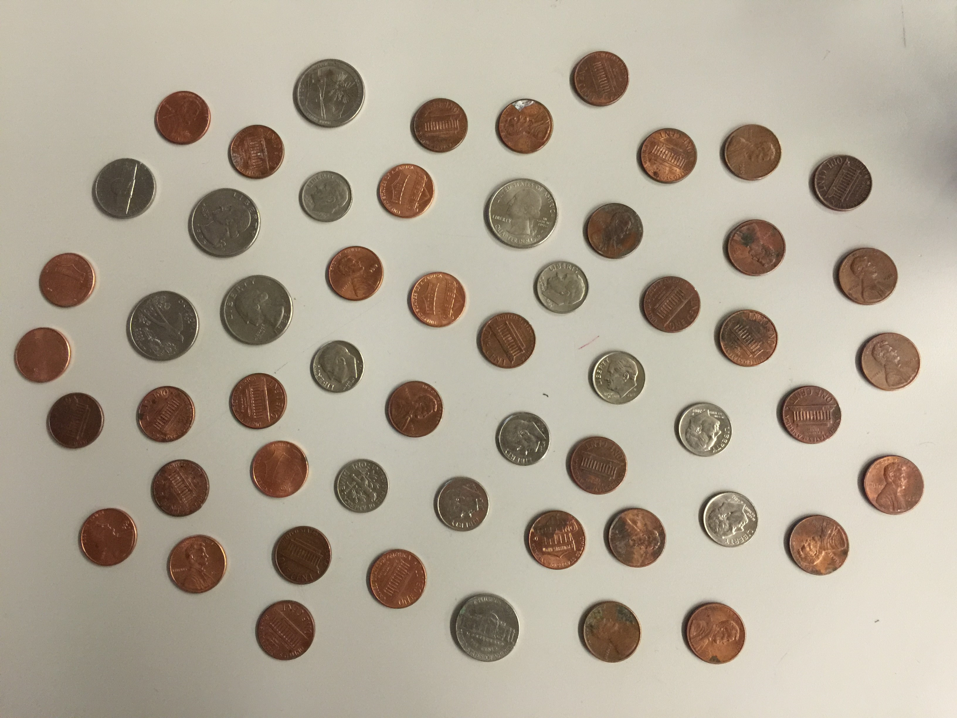
#> input picture Assignments/images/coins.png, 957 x 718 px
$ jupyter execute 'A01748161_A4. Coin counter.ipynb'   (shell and % lines are left out)
#> lines starting #> are read from the running program, lines starting #| are printed output that depends on the picture; after the words box and inside, x2 and y2 are one past the last pixel; in counts of white or black regions, pixels touching at a corner belong together
# Coins classification
---

Complete the following cells in order to classify the following coins images:

as follows:

Large coins count as 5 units, small copper coins count as 0.5 units, while small silver coins count as 1 unit.

#### Basic imports

[cell 1]
import matplotlib.pyplot as plt
import numpy as np
import cv2

[cell 2]
coins = cv2.imread('images/coins.png')
#> coins is the input picture: shape (718, 957, 3); mean B, G, R 149.1, 165.2, 175.5
coins = cv2.cvtColor(coins, cv2.COLOR_BGR2RGB)

print(coins.shape)
#| (718, 957, 3)

plt.imshow(coins)

1. Select a color space that allows you to obtains a specific, and useful, characteristic from the coin image. Plot an image of said characteristic from the coins image. Remember to apply all the preprocessing steps that may be requiered.

[cell 3]
coins_copy = np.copy(coins)

# TO DO: Obtain a characteristic and plot it.

# Convert to grayscale
gray_coins = cv2.cvtColor(coins_copy, cv2.COLOR_RGB2GRAY)

# Blur image to remove noise
coins_blur = cv2.GaussianBlur(gray_coins, (11,11), 0)

# Get edges using Canny and generate a binary image
coins_edges = cv2.Canny(coins_blur, 25, 200)
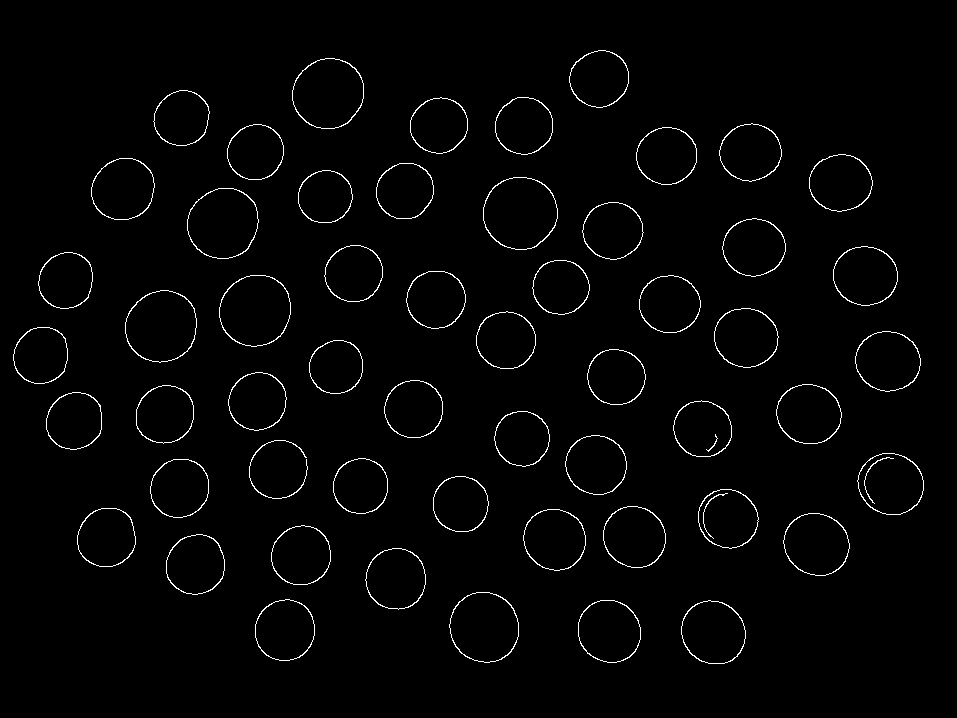
#> coins_edges: shape (718, 957); 1.8% white in thin lines or dots, all inside (x1, y1, x2, y2) = (13, 50, 924, 664)

retval, binary = cv2.threshold(coins_edges, 0, 255, cv2.THRESH_TOZERO)
binary = cv2.dilate(binary, np.ones((1,1)), iterations = 1)

plt.imshow(binary, cmap="gray")

2. Obtain the coin contours and plot and image of all the contours. Add all the code cells that may be required.

[cell 4]
# TO DO: Plot an image of the contours of the coins.

(contours, _) = cv2.findContours(binary, cv2.RETR_TREE, cv2.CHAIN_APPROX_SIMPLE)
#> contours = 112 contours, 3 with area under 20; largest, box (x1, y1, x2, y2) and area: (483, 177, 558, 250) 4217, (483, 177, 558, 250) 4153, (125, 290, 197, 363) 4016, (219, 275, 291, 347) 4006, (125, 290, 197, 363) 3961

all_contours = cv2.drawContours(coins_copy, contours, -1, (0,255,0), 5)

plt.imshow(all_contours)

print(len(contours))
#| 112

3. Using the contour features, obtain any feature that may be useful to classify the coins. Store the feature in a dictionary for future reference.

[cell 5]
# TO DO: Obtain a useful contour feature to clasify the coins.

colorful_coins = np.copy(all_contours)

large_coins = []
smaller_coins = []
smallest_coins = []


for idx,selected_contour in enumerate(contours):
    if(selected_contour is not None):
        area = cv2.arcLength(selected_contour, True)

        moments = cv2.moments(selected_contour)
        cx = int(moments['m10']/moments['m00'])
        cy = int(moments['m01']/moments['m00'])

        if(area > 200):
            large_coins.append(selected_contour)
            cv2.circle(colorful_coins, (cx, cy), 5, (0, 255, 0), -1)
            cv2.putText(colorful_coins, str("5"), (cx-15, cy-15), cv2.FONT_HERSHEY_PLAIN, 3, (0, 0, 255), 2, cv2.LINE_8)

        elif(180 < area < 200):
            smaller_coins.append(selected_contour)
            cv2.circle(colorful_coins, (cx, cy), 5, (0, 255, 0), -1)
            cv2.putText(colorful_coins, str("0.5"), (cx-15, cy-15), cv2.FONT_HERSHEY_PLAIN, 3, (0, 0, 255), 2, cv2.LINE_8)


        else:
            smallest_coins.append(selected_contour)
            cv2.circle(colorful_coins, (cx, cy), 5, (0, 255, 0), -1)
            cv2.putText(colorful_coins, str("1"), (cx-15, cy-15), cv2.FONT_HERSHEY_PLAIN, 3, (0, 0, 255), 2, cv2.LINE_8)
#> this loop made 112 passes
#> (area, cx, cy) on passes 1 to 12: (211.8, 712, 632), (209.5, 713, 632), (207.6, 608, 630), (205.2, 608, 630), (200.8, 284, 629), (198.4, 284, 629), (232.3, 483, 626), (230, 483, 626), (202.2, 395, 578), (199.8, 395, 578), (196.8, 195, 564), (194.4, 195, 564)
#> area on pass 100: 182.2
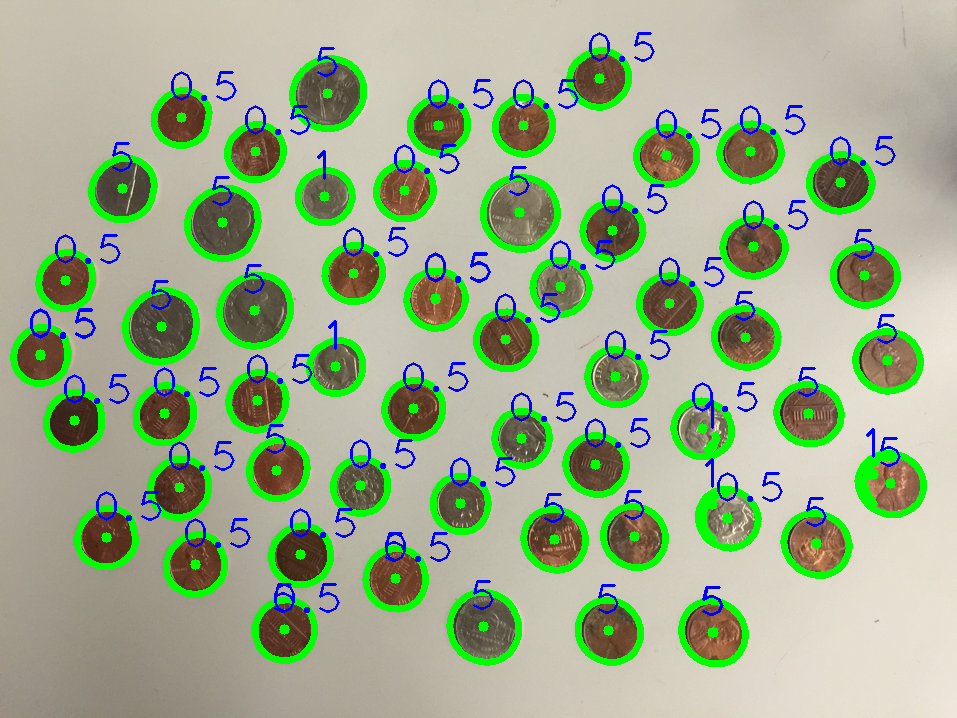
#> colorful_coins: shape (718, 957, 3); mean R, G, B 155.6, 174.2, 139.9
#> after the loop, large_coins = 37 contours; largest, box (x1, y1, x2, y2) and area: (483, 177, 558, 250) 4217, (483, 177, 558, 250) 4153, (125, 290, 197, 363) 4016, (219, 275, 291, 347) 4006, (125, 290, 197, 363) 3961; smaller_coins = 68 contours; largest, box (x1, y1, x2, y2) and area: (365, 548, 426, 610) 2832, (565, 435, 627, 495) 2826, (255, 599, 315, 661) 2824, (722, 218, 786, 277) 2810, (809, 154, 873, 212) 2793; smallest_coins = 7 contours, 3 with area under 20; largest, box (x1, y1, x2, y2) and area: (309, 340, 363, 394) 2260, (298, 170, 353, 223) 2236, (309, 340, 363, 394) 2220, (298, 170, 353, 223) 2192

4. Separate the coins based on color. Obtain the average color of each coin, and store this information in a dictionary.

[cell 6]
# TO DO: Obtain the average color of each coin, and store it for future use.

# Convert from RGB to HSV
hsv = cv2.cvtColor(coins_copy, cv2.COLOR_RGB2HSV)
#> hsv: shape (718, 957, 3); mean H, S, V 24.7, 65.9, 186.7

# HSV channels
h = hsv[:,:,0]
s = hsv[:,:,1]
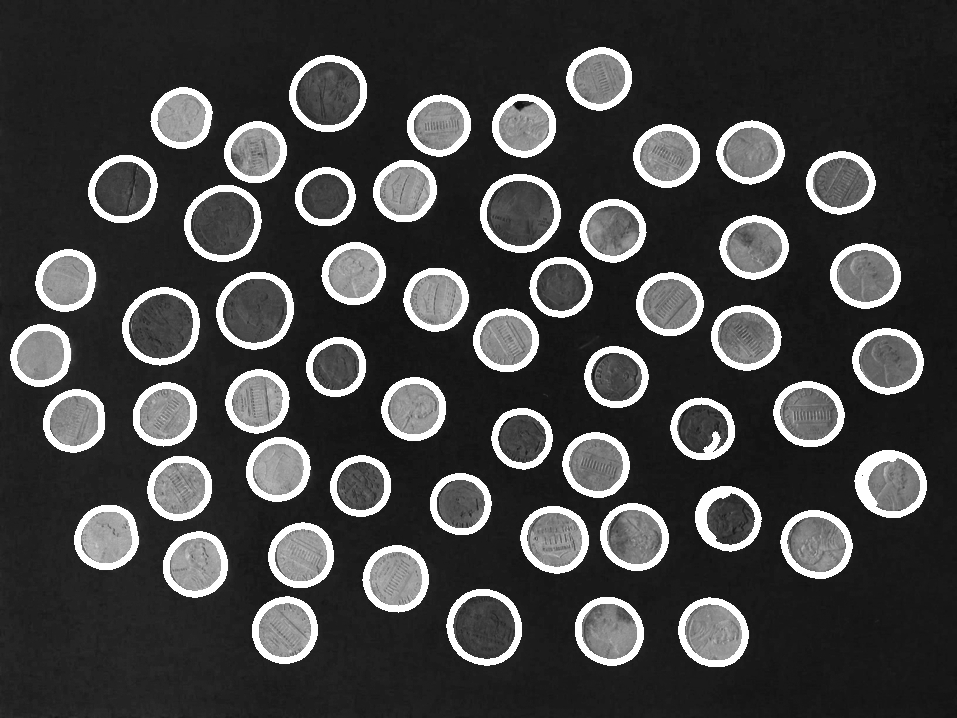
#> s: shape (718, 957); min 4, max 255, mean 65.9
v = hsv[:,:,2]
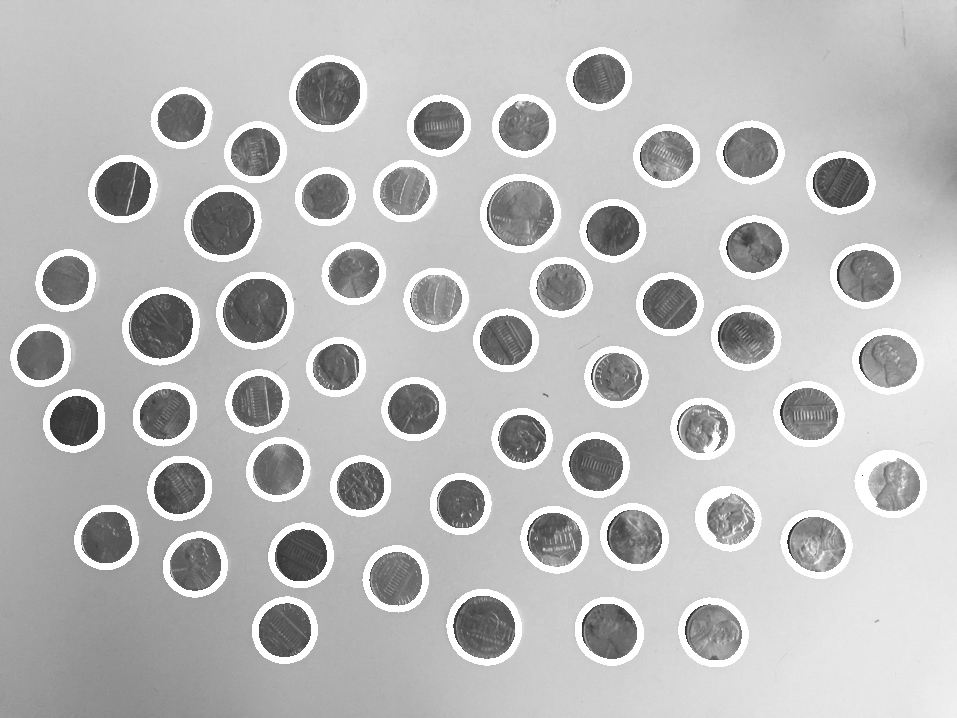
#> v: shape (718, 957); min 37, max 255, mean 186.7

f, (ax1, ax2, ax3) = plt.subplots(1, 3, figsize=(20,10))

ax1.set_title('Hue')
ax1.imshow(h, cmap='gray')

ax2.set_title('Saturation')
ax2.imshow(s, cmap='gray')

ax3.set_title('Value')
ax3.imshow(v, cmap='gray')

hsv = cv2.cvtColor(coins, cv2.COLOR_RGB2HSV)
#> hsv: shape (718, 957, 3); mean H, S, V 20.4, 45.8, 175.5
blurred_coins = cv2.GaussianBlur(hsv, (5, 5), 0)
#> blurred_coins: shape (718, 957, 3); mean H, S, V 20.4, 45.8, 175.5
lower_blue = np.array([10, 10, 120])
upper_blue = np.array([50, 50, 255])
# mask on red channel
mask = cv2.inRange(blurred_coins, lower_blue, upper_blue)
#> mask: shape (718, 957); 77.3% white; 59 black regions (4 under 20 px), largest, box (x1, y1, x2, y2) and area: (126, 291, 199, 362) 4002, (484, 179, 558, 249) 3944, (220, 275, 292, 345) 3942

plt.imshow(mask, cmap='gray')

[cell 7]
# We will use Saturation and filter the silver coins

# Define our color selection criteria in HSV values
lower_blue = np.array([10, 10, 120])
upper_blue = np.array([50, 50, 255])

# Define the masked area in RGB space
mask = cv2.inRange(blurred_coins, lower_blue, upper_blue)

# mask the image
masked_image = np.copy(coins_copy)
masked_image[mask==0] = [0,0,0]

# Now try HSV!

# Define the masked area in HSV space
mask_hsv = cv2.inRange(hsv, lower_blue, upper_blue)
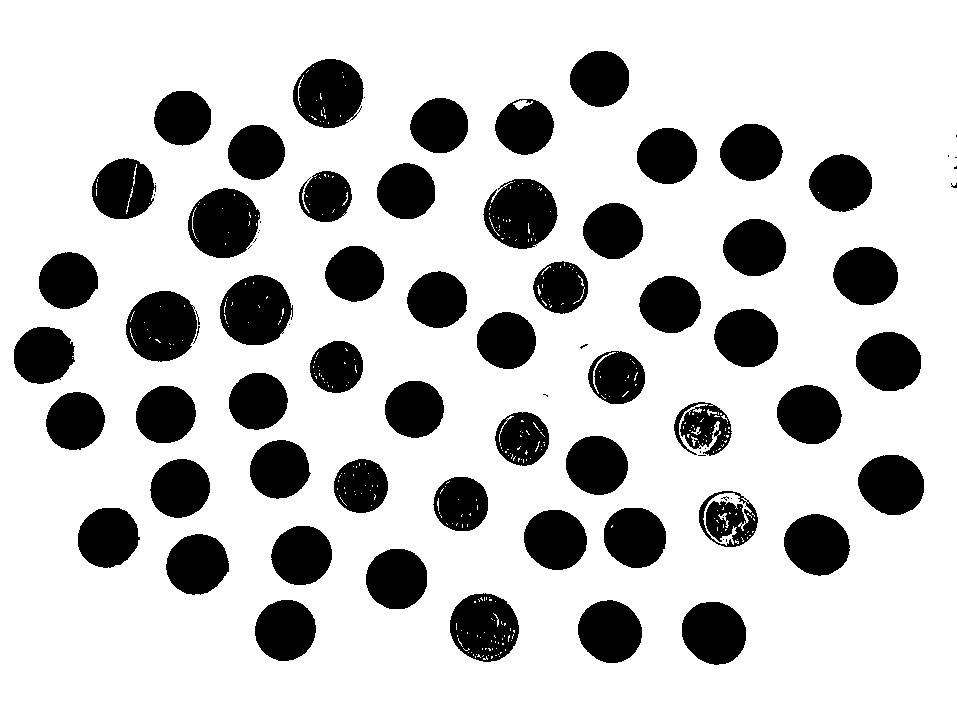
#> mask_hsv: shape (718, 957); 77.8% white; 82 black regions (26 under 20 px)

# mask the image
masked_image = np.copy(coins_copy)
masked_image[mask_hsv==0] = [0,0,0]
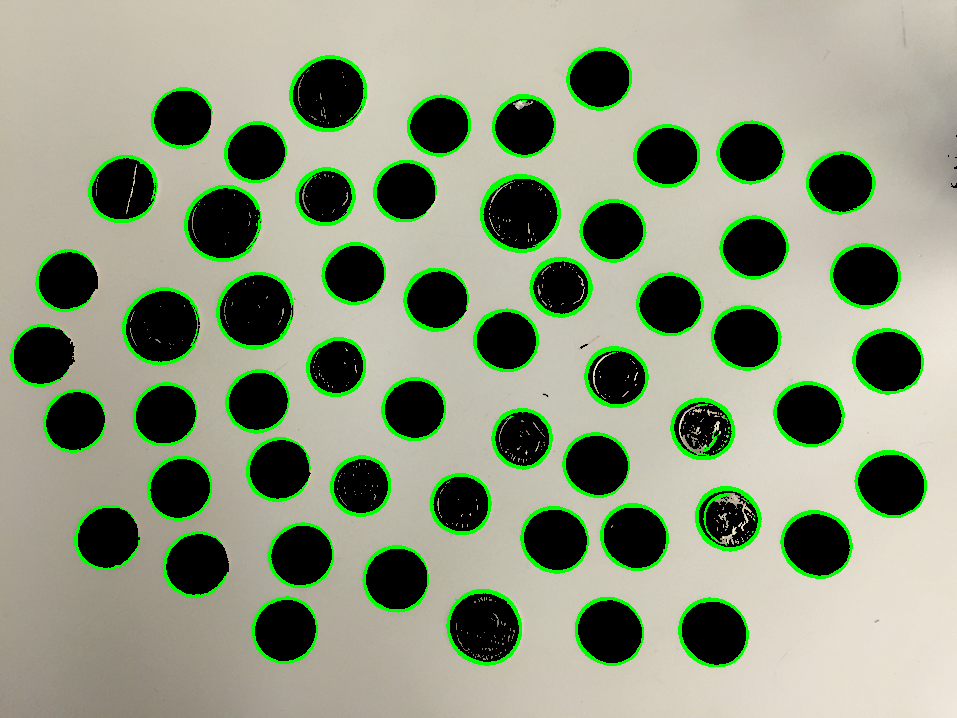
#> masked_image: shape (718, 957, 3); mean R, G, B 141.5, 151.6, 126.6

small_copper = []
small_silver = []

for idx, selected_contour in enumerate(contours):
    if(selected_contour is not None):
        average_color_row = np.average(hsv, axis=0)
        average_color = np.average(average_color_row, axis=0)

        if(average_color[1] > 64):
            small_silver.append(selected_contour)

        else:
            small_copper.append(selected_contour)
#> this loop made 112 passes
#> after the loop, small_copper has the same summary as contours; small_silver = []
